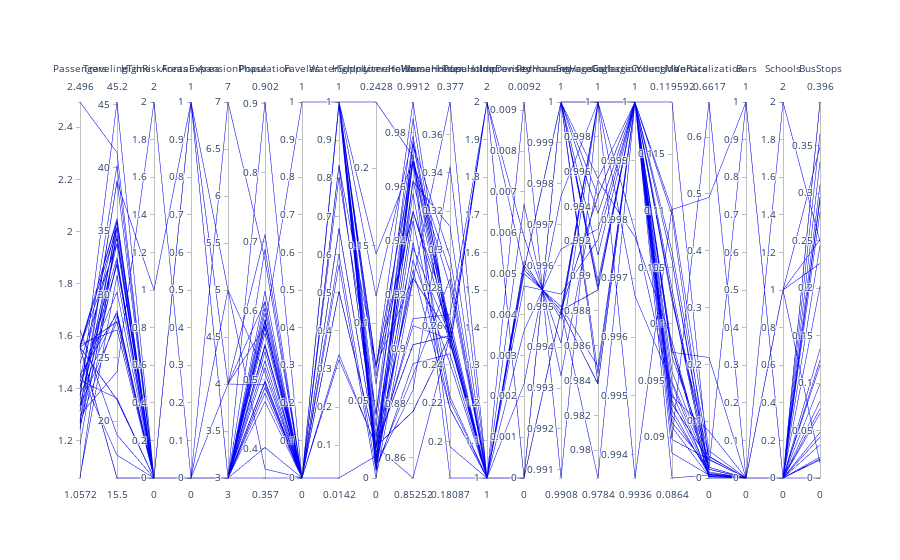

This figure's notebook cell:
### Code cell
fig = go.Figure(data=
    go.Parcoords(
        line_color='blue',
        dimensions = [dict(label = label, values = df[label])
                      for label in df]
    )
)
fig.show()

### Figure 1 — Plotly figure (JSON) as saved in the notebook; plotly's stock layout.template omitted (floating-point values rounded to 4 significant figures; data arrays with more than 128 entries replaced by an {"elided": "..."} marker saying what was removed)
{"data": [{"dimensions": [{"label": "Passengers", "values": {"elided": "163 float values"}}, {"label": "TravelingTime", "values": {"elided": "163 float values"}}, {"label": "HighRiskAreas", "values": {"elided": "163 int values"}}, {"label": "FontainArea", "values": {"elided": "163 int values"}}, {"label": "ExpansionPhase", "values": {"elided": "163 int values"}}, {"label": "Population", "values": {"elided": "163 float values"}}, {"label": "Favelas", "values": {"elided": "163 int values"}}, {"label": "WaterSupply", "values": {"elided": "163 float values"}}, {"label": "HighIncomeHolder", "values": {"elided": "163 float values"}}, {"label": "LiterateHouseHolder", "values": {"elided": "163 float values"}}, {"label": "WomanHouseHolder", "values": {"elided": "163 float values"}}, {"label": "PopulationDensity", "values": {"elided": "163 int values"}}, {"label": "ImprovisedHousing", "values": {"elided": "163 float values"}}, {"label": "PermanentHousing", "values": {"elided": "163 float values"}}, {"label": "SewageCollection", "values": {"elided": "163 float values"}}, {"label": "GarbageCollection", "values": {"elided": "163 float values"}}, {"label": "YoungManRate", "values": {"elided": "163 float values"}}, {"label": "Verticalization", "values": {"elided": "163 float values"}}, {"label": "Bars", "values": {"elided": "163 int values"}}, {"label": "Schools", "values": {"elided": "163 int values"}}, {"label": "BusStops", "values": {"elided": "163 float values"}}], "line": {"color": "blue"}, "type": "parcoords"}], "layout": {}}
